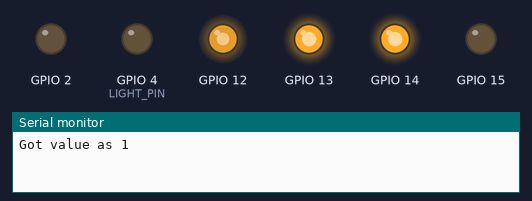
This sketch was run on a simulated ESP32. On the bench: output pins drawn as LEDs (lit = HIGH), the last lines printed to the serial monitor. At 19.5 s the program stops and its outputs stay as they are.

Above: at 0.1 s.
At 5.1 s:
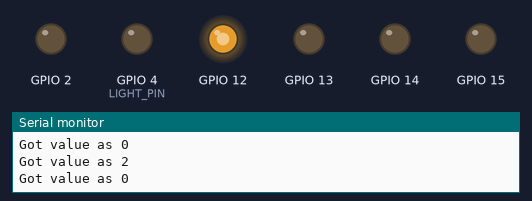
At 9.1 s:
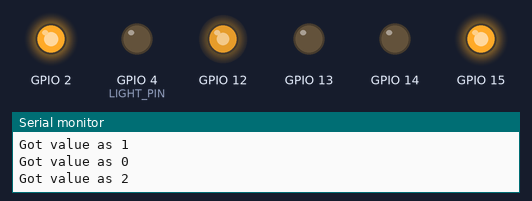
At 17.6 s:
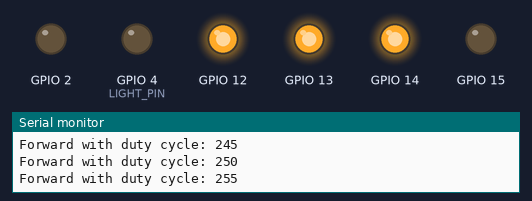
At 19.1 s:
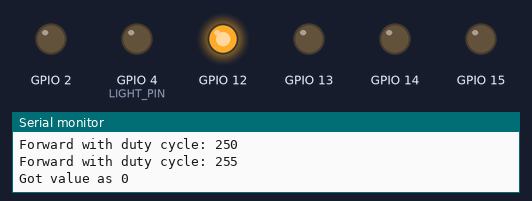
Timing chart, 0 to 20.6 s (numbered marks = the images above):
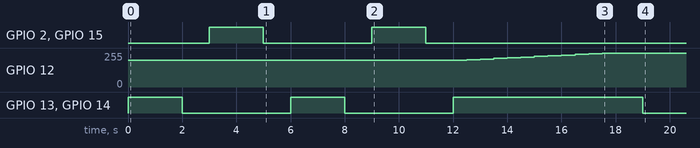

Measured:
- by itself, GPIO 2, GPIO 15: alternates HIGH for 2.0 s and LOW for 4.0 s, 4 changes in all, then stays LOW
- by itself, GPIO 12: moves from 199/255 to 255/255 over 5.0 s
- by itself, GPIO 13, GPIO 14: goes HIGH 2.0 s, LOW 4.0 s, HIGH 2.0 s, LOW 4.0 s, HIGH 7.0 s, then LOW

The sketch:

ESP32_CAM_MotorDrvie.ino
```cpp
#include "esp_camera.h"
#include <Arduino.h>
#include <WiFi.h>
#include <AsyncTCP.h>
#include <ESPAsyncWebServer.h>
#include <iostream>
#include <sstream>

#include "pin_define.h"
#include "fb_gfx.h"
#include "soc/soc.h"           // disable brownout problems
#include "soc/rtc_cntl_reg.h"  // disable brownout problems
#include "driver/rtc_io.h"


void rotateMotor(int motorNumber, int motorDirection) {
  if (motorDirection == FORWARD) {
    digitalWrite(motorPins[motorNumber].pinIN1, HIGH);
    digitalWrite(motorPins[motorNumber].pinIN2, LOW);
  } else if (motorDirection == BACKWARD) {
    digitalWrite(motorPins[motorNumber].pinIN1, LOW);
    digitalWrite(motorPins[motorNumber].pinIN2, HIGH);
  } else {
    digitalWrite(motorPins[motorNumber].pinIN1, LOW);
    digitalWrite(motorPins[motorNumber].pinIN2, LOW);
  }
}

void moveCar(int inputValue) {
  Serial.printf("Got value as %d\n", inputValue);
  switch (inputValue) {

    case UP:
      rotateMotor(RIGHT_MOTOR, FORWARD);
      rotateMotor(LEFT_MOTOR, FORWARD);
      break;

    case DOWN:
      rotateMotor(RIGHT_MOTOR, BACKWARD);
      rotateMotor(LEFT_MOTOR, BACKWARD);
      break;

    case LEFT:
      rotateMotor(RIGHT_MOTOR, FORWARD);
      rotateMotor(LEFT_MOTOR, BACKWARD);
      break;

    case RIGHT:
      rotateMotor(RIGHT_MOTOR, BACKWARD);
      rotateMotor(LEFT_MOTOR, FORWARD);
      break;

    case STOP:
      rotateMotor(RIGHT_MOTOR, STOP);
      rotateMotor(LEFT_MOTOR, STOP);
      break;

    default:
      rotateMotor(RIGHT_MOTOR, STOP);
      rotateMotor(LEFT_MOTOR, STOP);
      break;
  }
}


void setup(void) {
  //Set up PWM
  ledcSetup(PWMSpeedChannel, PWMFreq, PWMResolution);

  for (int i = 0; i < motorPins.size(); i++) {
    pinMode(motorPins[i].pinEn, OUTPUT);
    pinMode(motorPins[i].pinIN1, OUTPUT);
    pinMode(motorPins[i].pinIN2, OUTPUT);
    /* Attach the PWM Channel to the motor enb Pin */
    ledcAttachPin(motorPins[i].pinEn, PWMSpeedChannel);
  }

  pinMode(LIGHT_PIN, OUTPUT);
  ledcWrite(PWMSpeedChannel, dutyCycle);
  Serial.begin(115200);
}

void loop() {
 for (int i = 0; i < 2; i++) {
    moveCar(UP);
    delay(2000);
    moveCar(STOP);
    delay(1000);
    moveCar(DOWN);
    delay(2000);
    moveCar(STOP);
    delay(1000);
    Serial.printf("Loop time:  %d\n", i);
     }
    // Move DC motor forward with increasing speed
    moveCar(UP);
    while (dutyCycle <= 255) {
      ledcWrite(PWMSpeedChannel, dutyCycle);
      Serial.print("Forward with duty cycle: ");
      Serial.println(dutyCycle);
      dutyCycle = dutyCycle + 5;

      delay(500);
    }
    delay(1000);
    moveCar(STOP);
    delay(500);
    Serial.printf("Stop\n");
    while(1);

}
```

pin_define.h
```cpp
struct MOTOR_PINS
{
  int pinEn;
  int pinIN1;
  int pinIN2;
};

std::vector<MOTOR_PINS> motorPins =
{
  {12, 13, 15},  //RIGHT_MOTOR Pins (EnA, IN1, IN2)
  {12, 14, 2},  //LEFT_MOTOR  Pins (EnB, IN3, IN4)
};
#define LIGHT_PIN 4

#define UP 1
#define DOWN 2
#define LEFT 3
#define RIGHT 4
#define STOP 0

#define RIGHT_MOTOR 0
#define LEFT_MOTOR 1

#define FORWARD 1
#define BACKWARD -1

const int PWMFreq = 1000; /* 1 KHz */
const int PWMResolution = 8;
const int PWMSpeedChannel = 2;
const int PWMLightChannel = 3;
int dutyCycle = 200;

//Camera related constants
#define PWDN_GPIO_NUM     32
#define RESET_GPIO_NUM    -1
#define XCLK_GPIO_NUM      0
#define SIOD_GPIO_NUM     26
#define SIOC_GPIO_NUM     27
#define Y9_GPIO_NUM       35
#define Y8_GPIO_NUM       34
#define Y7_GPIO_NUM       39
#define Y6_GPIO_NUM       36
#define Y5_GPIO_NUM       21
#define Y4_GPIO_NUM       19
#define Y3_GPIO_NUM       18
#define Y2_GPIO_NUM        5
#define VSYNC_GPIO_NUM    25
#define HREF_GPIO_NUM     23
#define PCLK_GPIO_NUM     22

const char* ssid     = "robot_car_test";
const char* password = "123456789";

AsyncWebServer server(80);
AsyncWebSocket wsCamera("/Camera");
AsyncWebSocket wsCarInput("/CarInput");
uint32_t cameraClientId = 0;
```
